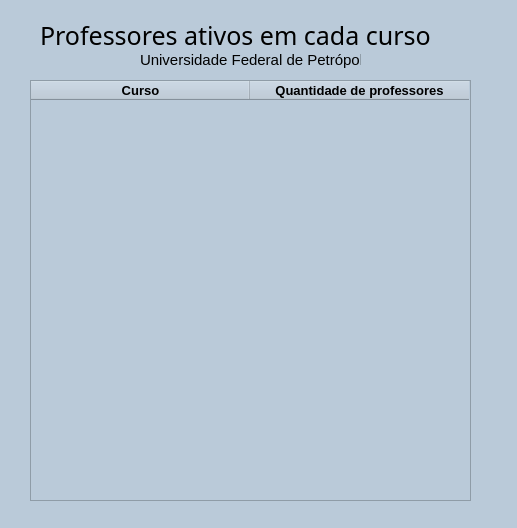
<?xml version="1.0" encoding="UTF-8"?>
<ui version="4.0">
 <class>MainWindow</class>
 <widget class="QMainWindow" name="MainWindow">
  <property name="geometry">
   <rect>
    <x>0</x>
    <y>0</y>
    <width>517</width>
    <height>528</height>
   </rect>
  </property>
  <property name="windowTitle">
   <string>MainWindow</string>
  </property>
  <property name="styleSheet">
   <string notr="true">background-color: rgb(186, 202, 217);</string>
  </property>
  <widget class="QWidget" name="centralwidget">
   <widget class="QLabel" name="label">
    <property name="geometry">
     <rect>
      <x>40</x>
      <y>20</y>
      <width>481</width>
      <height>31</height>
     </rect>
    </property>
    <property name="font">
     <font>
      <family>MS Gothic</family>
      <pointsize>19</pointsize>
     </font>
    </property>
    <property name="text">
     <string>Professores ativos em cada curso</string>
    </property>
   </widget>
   <widget class="QLabel" name="label_2">
    <property name="geometry">
     <rect>
      <x>140</x>
      <y>50</y>
      <width>221</width>
      <height>20</height>
     </rect>
    </property>
    <property name="font">
     <font>
      <family>MS UI Gothic</family>
      <pointsize>11</pointsize>
     </font>
    </property>
    <property name="text">
     <string>Universidade Federal de Petrópolis</string>
    </property>
   </widget>
   <widget class="QTableWidget" name="tableWidget">
    <property name="geometry">
     <rect>
      <x>30</x>
      <y>80</y>
      <width>441</width>
      <height>421</height>
     </rect>
    </property>
    <attribute name="horizontalHeaderDefaultSectionSize">
     <number>219</number>
    </attribute>
    <column>
     <property name="text">
      <string>Curso</string>
     </property>
     <property name="font">
      <font>
       <family>Arial</family>
       <pointsize>10</pointsize>
       <weight>75</weight>
       <bold>true</bold>
      </font>
     </property>
    </column>
    <column>
     <property name="text">
      <string>Quantidade de professores</string>
     </property>
     <property name="font">
      <font>
       <family>Arial</family>
       <pointsize>10</pointsize>
       <weight>75</weight>
       <bold>true</bold>
      </font>
     </property>
    </column>
   </widget>
  </widget>
  <widget class="QStatusBar" name="statusbar"/>
 </widget>
 <resources/>
 <connections/>
</ui>
